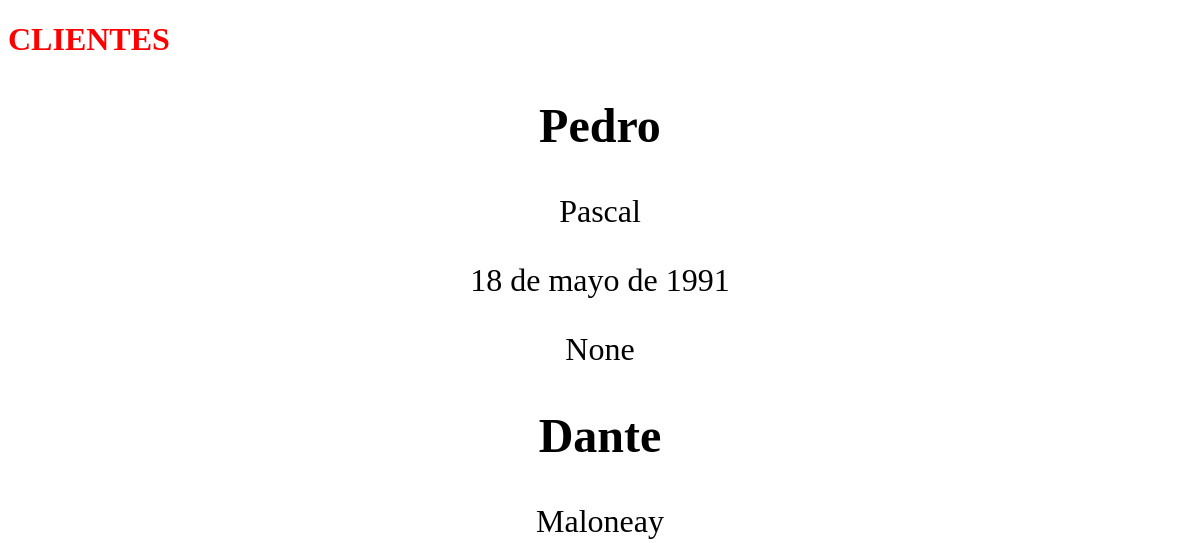
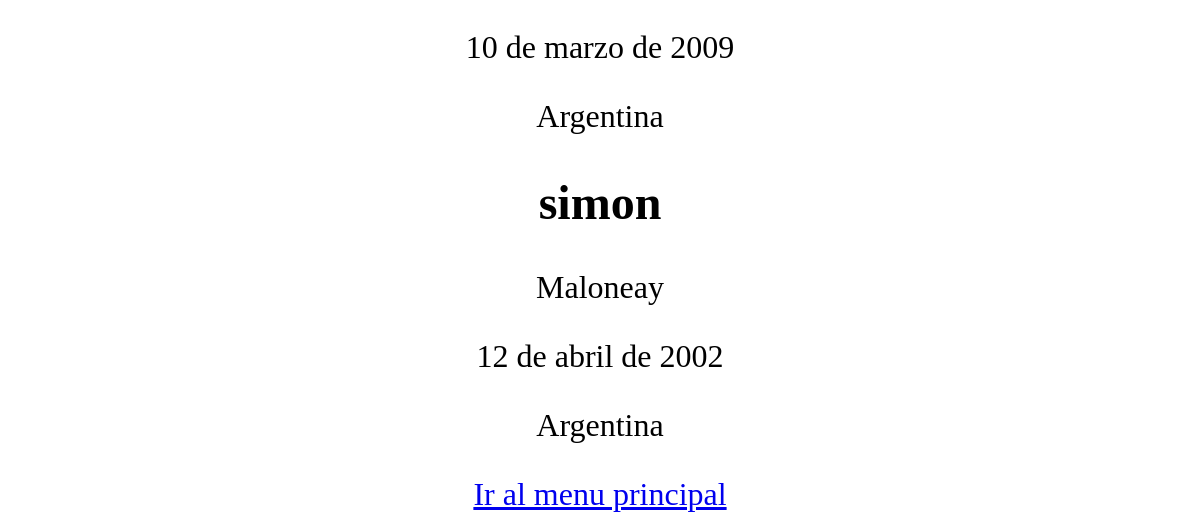
The page /Cliente/ on the database as committed earlier (2 pictures, top to bottom).
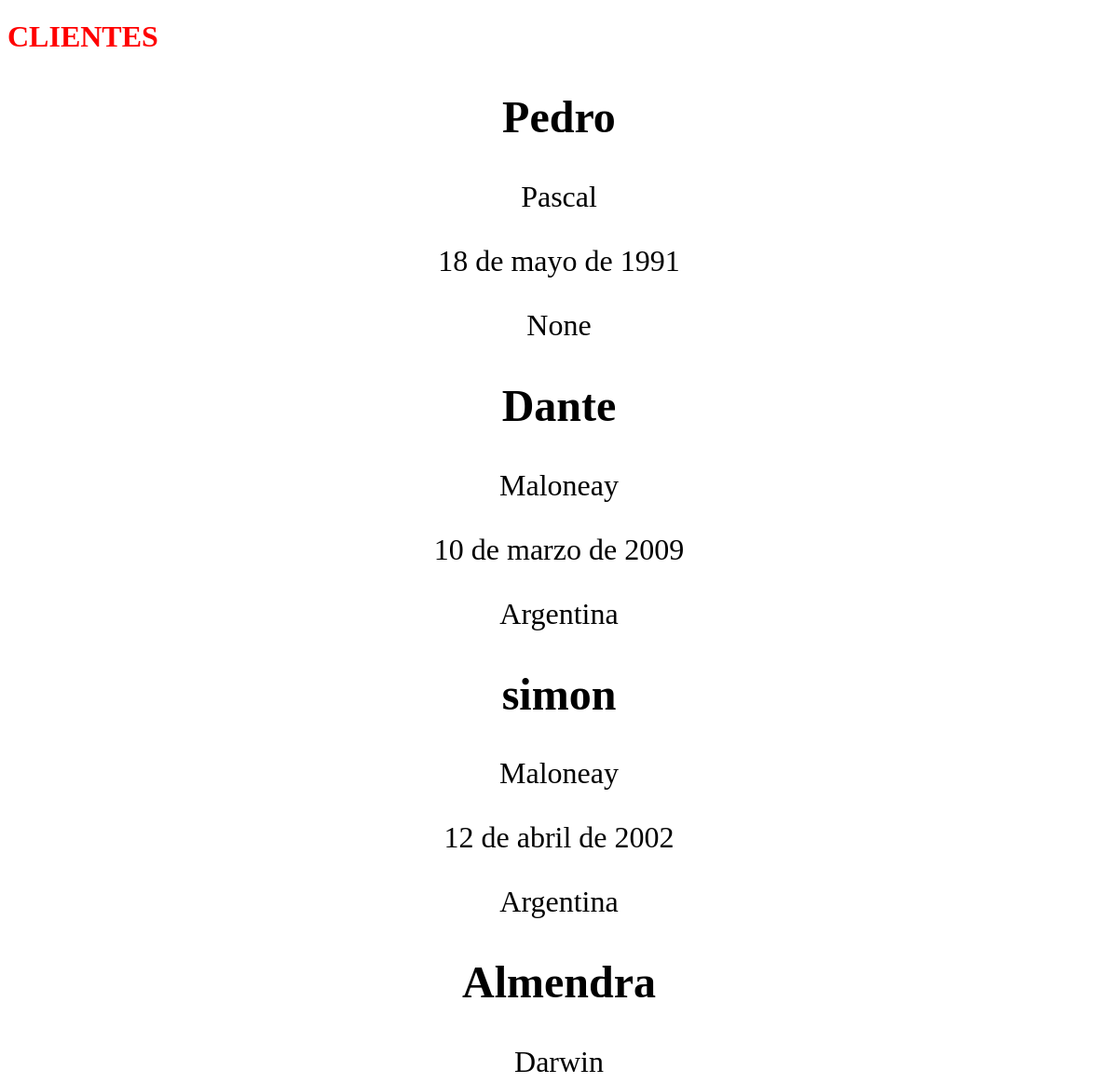
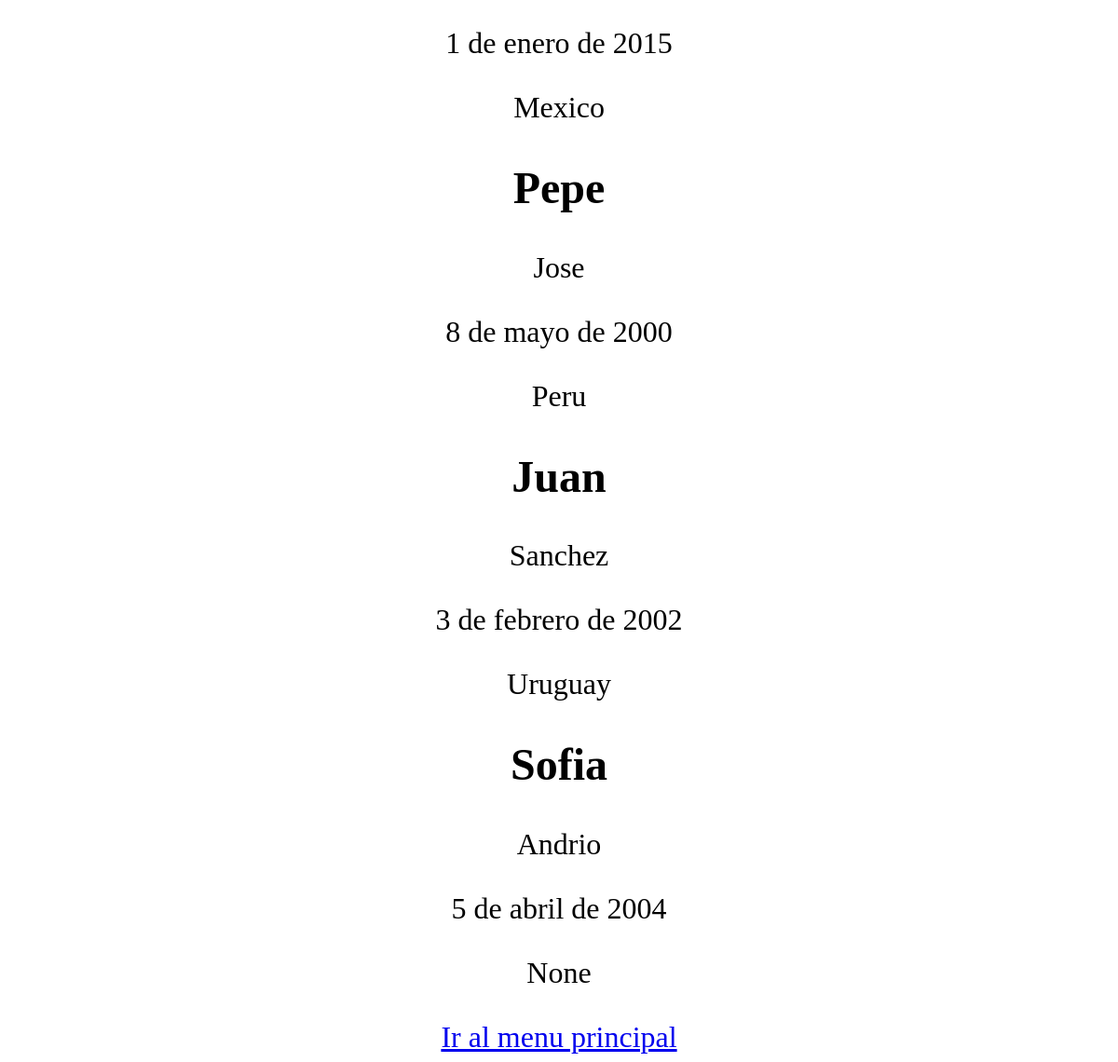
The same page on the database as committed later (2 pictures, top to bottom).
### apps/Cliente/models.py (models this page shows, shortened)
class Cliente(models.Model):
    nombre = models.CharField(max_length=50)
    apellido = models.CharField(max_length=50)
    nacimiento = models.DateField(null=True)
    pais_origen_id = models.ForeignKey(Pais, on_delete=models.SET_NULL, null=True, blank=True)

class Pais(models.Model):
    nombre = models.CharField(max_length=50)
    def __str__(self):
        return self.nombre

### apps/Cliente/views.py (the view)
# urls.py: path('', home, name="home"),
def home(request):
    Clientes_registros= Cliente.objects.all()
    contexto={"Cliente": Clientes_registros}
    return render(request, "Cliente/index.html", contexto)

### apps/Cliente/templates/Cliente/index.html
{% extends 'Home/base.html' %}
{% block TITULO %}CLIENTES{% endblock TITULO %}
{% block CONTENIDO %}
    {% for Cliente in Cliente %}
        <h2>{{Cliente.nombre}}</h2>
        <p>{{Cliente.apellido}}</p>
        <p>{{Cliente.nacimiento}}</p>
        <p>{{Cliente.pais_origen_id}}</p>
    {% endfor %}
    <a href="{% url 'Home:home' %}">Ir al menu principal</a>
{% endblock CONTENIDO %}

### apps/Home/templates/Home/base.html (shortened to what this page needs)
<!DOCTYPE html>
<html lang="es">
<head>
</head>
<body>
    <h1 style="color: red;">
        {% block TITULO %}{% endblock TITULO %}
    </h1>
    <div style="text-align: center; font-size: xx-large;">
        {% block CONTENIDO %}
        {% endblock CONTENIDO %}
    </div>
</body>
</html>

Rows that differ between the two databases and show on the page:
added Cliente: nombre "Almendra", apellido "Darwin", nacimiento "1 de enero de 2015", pais_origen_id "Mexico"
added Cliente: nombre "Pepe", apellido "Jose", nacimiento "8 de mayo de 2000", pais_origen_id "Peru"
added Cliente: nombre "Juan", apellido "Sanchez", nacimiento "3 de febrero de 2002", pais_origen_id "Uruguay"
added Cliente: nombre "Sofia", apellido "Andrio", nacimiento "5 de abril de 2004", pais_origen_id "None"
